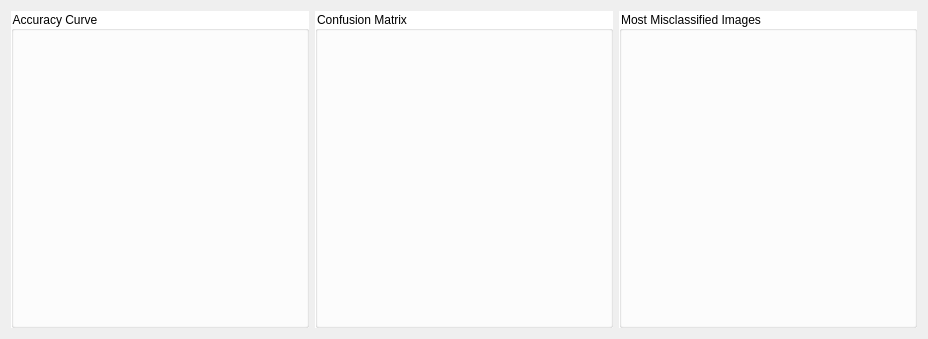
<?xml version="1.0" encoding="UTF-8"?>
<ui version="4.0">
 <class>TrainingResultView</class>
 <widget class="QWidget" name="TrainingResultView">
  <property name="geometry">
   <rect>
    <x>0</x>
    <y>0</y>
    <width>928</width>
    <height>339</height>
   </rect>
  </property>
  <property name="windowTitle">
   <string>Form</string>
  </property>
  <layout class="QGridLayout" name="gridLayout">
   <item row="0" column="0">
    <layout class="QGridLayout" name="gridLayout_20" rowstretch="0" columnstretch="1,0,1,0,1">
     <property name="sizeConstraint">
      <enum>QLayout::SetDefaultConstraint</enum>
     </property>
     <item row="0" column="0">
      <widget class="QGroupBox" name="groupBox_10">
       <property name="sizePolicy">
        <sizepolicy hsizetype="Preferred" vsizetype="Preferred">
         <horstretch>0</horstretch>
         <verstretch>0</verstretch>
        </sizepolicy>
       </property>
       <property name="styleSheet">
        <string notr="true">background-color: rgb(255,255,255);</string>
       </property>
       <property name="title">
        <string>Accuracy Curve</string>
       </property>
       <property name="checkable">
        <bool>false</bool>
       </property>
       <layout class="QHBoxLayout" name="horizontalLayout_4" stretch="0">
        <property name="sizeConstraint">
         <enum>QLayout::SetDefaultConstraint</enum>
        </property>
        <item>
         <widget class="Canvas" name="graphicsView_accuracycurve">
          <property name="minimumSize">
           <size>
            <width>0</width>
            <height>0</height>
           </size>
          </property>
          <property name="styleSheet">
           <string notr="true">selection-color: rgb(0, 0, 0);
                     selection-background-color: rgb(255, 255, 255);
                     background-color: transparent;
                     border: 2px rgb(0, 0, 0);
                 </string>
          </property>
         </widget>
        </item>
       </layout>
      </widget>
     </item>
     <item row="0" column="3" colspan="2">
      <widget class="QGroupBox" name="groupBox_12">
       <property name="sizePolicy">
        <sizepolicy hsizetype="Expanding" vsizetype="Preferred">
         <horstretch>0</horstretch>
         <verstretch>0</verstretch>
        </sizepolicy>
       </property>
       <property name="styleSheet">
        <string notr="true">background-color: rgb(255,255,255);</string>
       </property>
       <property name="title">
        <string>Most Misclassified Images</string>
       </property>
       <layout class="QHBoxLayout" name="horizontalLayout">
        <item>
         <widget class="ImageGallery" name="imageGallery_mostMisclassifiedImages" native="true">
          <property name="styleSheet">
           <string notr="true">selection-color: rgb(0, 0, 0);
                           selection-background-color: rgb(255, 255, 255);
                           background-color: transparent;
                           border: 2px rgb(0, 0, 0);
                       </string>
          </property>
         </widget>
        </item>
       </layout>
      </widget>
     </item>
     <item row="0" column="1" colspan="2">
      <widget class="QGroupBox" name="groupBox_11">
       <property name="sizePolicy">
        <sizepolicy hsizetype="MinimumExpanding" vsizetype="Preferred">
         <horstretch>0</horstretch>
         <verstretch>0</verstretch>
        </sizepolicy>
       </property>
       <property name="styleSheet">
        <string notr="true">background-color: rgb(255,255,255);</string>
       </property>
       <property name="title">
        <string>Confusion Matrix</string>
       </property>
       <layout class="QHBoxLayout" name="horizontalLayout_5">
        <item>
         <widget class="Canvas" name="graphicsView_confusionmatrix">
          <property name="minimumSize">
           <size>
            <width>0</width>
            <height>0</height>
           </size>
          </property>
          <property name="styleSheet">
           <string notr="true">selection-color: rgb(0, 0, 0);
                        selection-background-color: rgb(255, 255, 255);
                     background-color: transparent;
                        border: 2px rgb(0, 0, 0);
                    </string>
          </property>
          <property name="renderHints">
           <set>QPainter::Antialiasing|QPainter::LosslessImageRendering|QPainter::TextAntialiasing</set>
          </property>
         </widget>
        </item>
       </layout>
      </widget>
     </item>
    </layout>
   </item>
  </layout>
 </widget>
 <customwidgets>
  <customwidget>
   <class>Canvas</class>
   <extends>QGraphicsView</extends>
   <header>canvas.h</header>
  </customwidget>
  <customwidget>
   <class>ImageGallery</class>
   <extends>QWidget</extends>
   <header>imagegallery.h</header>
   <container>1</container>
  </customwidget>
 </customwidgets>
 <resources/>
 <connections/>
</ui>
